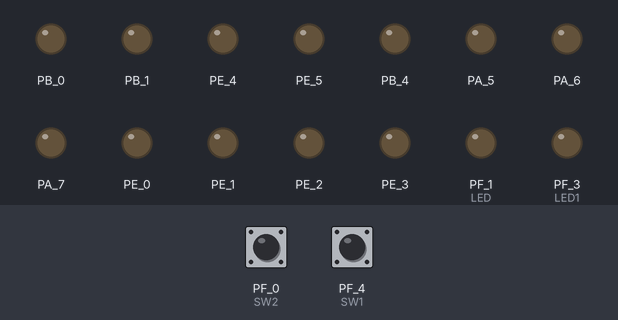
Bench run of a sketch on a simulated TI Tiva C LaunchPad. On the bench: output pins drawn as LEDs (lit = HIGH). Dashed ring = blinking. The test bench sets the inputs (shaded band); at power-on: PF_0 (SW2) HIGH, PF_4 (SW1) HIGH.

Above: at 1.2 s.
1.3 s: PF_0 (SW2) pulled LOW for 0.15 s
At 4.2 s:
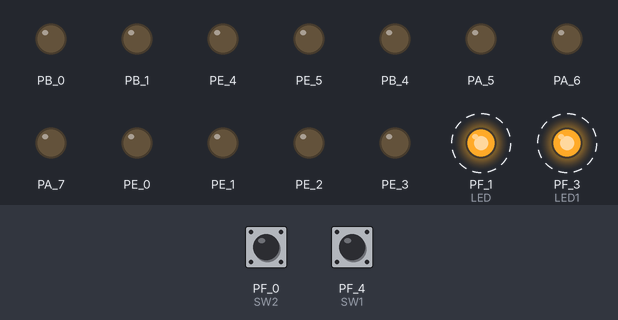
4.4 s: PF_4 (SW1) pulled LOW for 3.2 s
At 8.0 s:
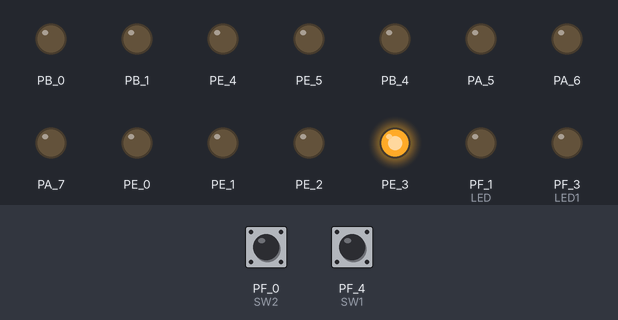
9.1 s: PF_4 (SW1) pulled LOW for 0.15 s
At 9.9 s:
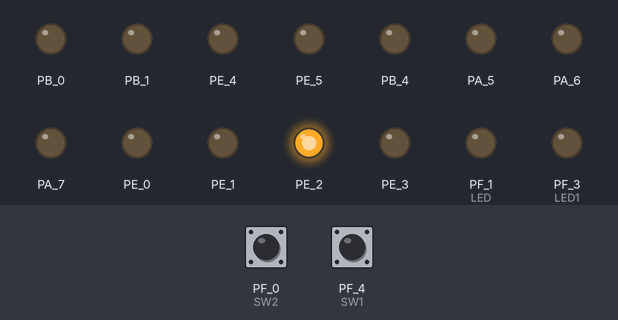
10.7 s: PF_0 (SW2) pulled LOW for 1 s
At 12.3 s:
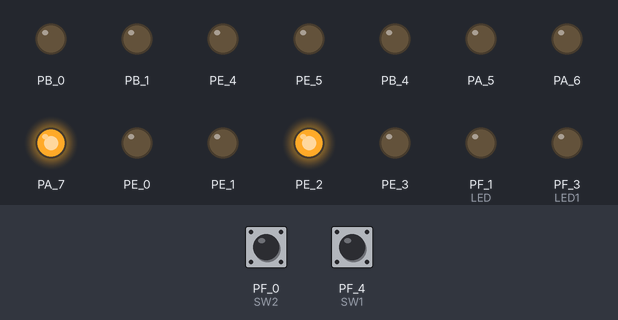
13.2 s: PF_4 (SW1) pulled LOW for 1 s
At 15.4 s:
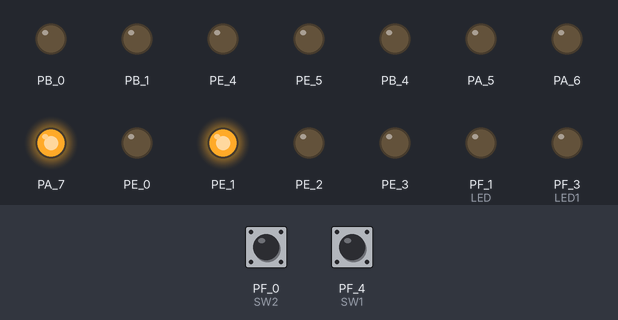
15.7 s: PF_0 (SW2) pulled LOW for 0.15 s
At 17.3 s:
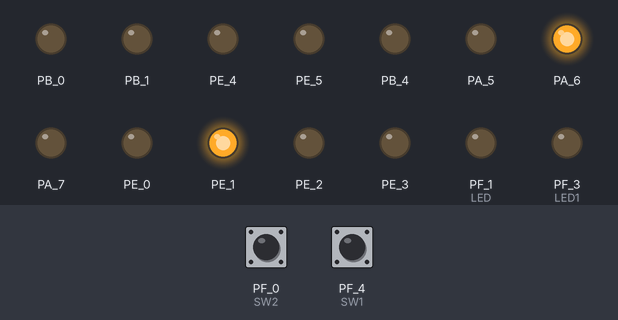
Timing chart, 0 to 18.3 s (numbered marks = the images above; inputs shaded):
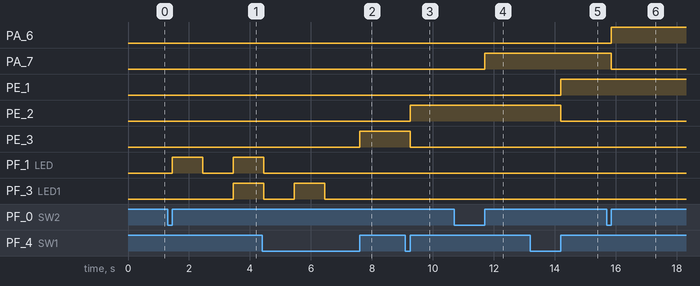

Measured:
- after the input at 1.3 s, PF_1 (LED): LOW → HIGH after 0.15 s, → LOW 1.0 s later, → HIGH 1.0 s later; PF_3 (LED1): LOW → HIGH after 2.2 s
- after the input at 4.4 s, PE_3: LOW → HIGH after 3.2 s
- after the input at 9.1 s, PE_2: LOW → HIGH after 0.15 s; PE_3: HIGH → LOW after 0.15 s
- after the input at 10.7 s, PA_7: LOW → HIGH after 1.0 s
- after the input at 13.2 s, PE_1: LOW → HIGH after 1.0 s; PE_2: HIGH → LOW after 1.0 s
- after the input at 15.7 s, PA_6: LOW → HIGH after 0.15 s; PA_7: HIGH → LOW after 0.15 s

The sketch:

Carrera.ino
```cpp
//Cristopher Sagastume 18640
//Lab4_Carrera
//21/03/2021

// Creación de variables y se definen los Led RGB
#define LED RED_LED
#define LED1 GREEN_LED
const int SW1 = PUSH1;
const int SW2 = PUSH2;
int SW1State = 0;
int SW2State = 0;
char flag = 0;
char flagJ1 = 0;
char flagJ2 = 0;
char flagJuego = 0;
char count = 0;
char count2 = 0;


// Se configuran los pines y los led como salidas y botones como PULLUP
void setup() {
  pinMode(LED, OUTPUT);
  pinMode(LED1, OUTPUT);

  pinMode(SW1, INPUT_PULLUP);
  pinMode(SW2, INPUT_PULLUP);

  pinMode(PE_3, OUTPUT);
  pinMode(PE_2, OUTPUT);
  pinMode(PE_1, OUTPUT);
  pinMode(PD_3, OUTPUT);
  pinMode(PD_2, OUTPUT);
  pinMode(PD_1, OUTPUT);
  pinMode(PD_0, OUTPUT);
  pinMode(PE_0, OUTPUT);

  pinMode(PA_7, OUTPUT);
  pinMode(PA_6, OUTPUT);
  pinMode(PA_5, OUTPUT);
  pinMode(PB_4, OUTPUT);
  pinMode(PE_5, OUTPUT);
  pinMode(PE_4, OUTPUT);
  pinMode(PB_1, OUTPUT);
  pinMode(PB_0, OUTPUT);

}

// Rutina de loop infinito
void loop() {
  //lectura del estado del boton
  SW1State = digitalRead(SW1);
  SW2State = digitalRead(SW2);
  flag = 0;
  count = 0;
  count2 = 0;
  J1();
  J2();
  flagJ1 = 0;
  flagJ2 = 0;
  //antirebote para semaforo
  if (SW1State == LOW or SW2State == LOW) {
    if (SW1State == LOW) {
      flagJ1 = 1;
    }
    else if (SW2State == LOW) {
      flagJ2 = 1;
    }
    while (flag == 0) {
      SW1State = digitalRead(SW1);
      SW2State = digitalRead(SW2);
      if (flagJ1 == 1 and SW1State == HIGH) {
        flag = 1;
      }
      else if (flagJ2 == 1 and SW2State == HIGH) {
        flag = 1;
      }
    }
    semaforo();
    flagJuego = 0;
    //ciclo del juego
    while (flagJuego == 0) {
      flag = 0;
      SW1State = digitalRead(SW1);
      SW2State = digitalRead(SW2);
      //antirebote del jugador 1
      if (SW1State == LOW) {
        while (flag == 0) {
          SW1State = digitalRead(SW1);
          SW2State = digitalRead(SW2);
          if (SW1State == HIGH) {
            flag = 1;
          }
        }
        //aumento de contador y encender leds
        count++;
        J1();
        //revisión si ganó
        if (count == 8) {
          digitalWrite(LED, HIGH);
          delay(2000);
          digitalWrite(LED, LOW);
          flagJuego = 1;
        }
      }
      //antirebote jugador 2
      else if (SW2State == LOW) {
        while (flag == 0) {
          SW1State = digitalRead(SW1);
          SW2State = digitalRead(SW2);
          if (SW2State == HIGH) {
            flag = 1;
          }
        }
        //aumento de contador jugador 2 y encendido de leds
        count2++;
        J2();
        //revisión si ganó jugador 2
        if (count2 == 8) {

          digitalWrite(LED1, HIGH);
          delay(2000);
          digitalWrite(LED1, LOW);
          flagJuego = 1;
        }
      }
    }
  }
}
//formato de semaforo ROJO-AMARILLO-VERDE
void semaforo() {
  digitalWrite(LED, HIGH);
  delay(1000);
  digitalWrite(LED, LOW);
  delay(1000);
  digitalWrite(LED1, HIGH);
  digitalWrite(LED, HIGH);
  delay(1000);
  digitalWrite(LED, LOW);
  digitalWrite(LED1, LOW);
  delay(1000);
  digitalWrite(LED1, HIGH);
  delay(1000);
  digitalWrite(LED1, LOW);
  delay(1000);
}

void J1() {
  //encender leds por decada jugador 1
  switch (count) {
    case 0:
      digitalWrite(PE_3, LOW);
      digitalWrite(PE_2, LOW);
      digitalWrite(PE_1, LOW);
      digitalWrite(PD_3, LOW);
      digitalWrite(PD_2, LOW);
      digitalWrite(PD_1, LOW);
      digitalWrite(PD_0, LOW);
      digitalWrite(PE_0, LOW);
      break;
    case 1:
      digitalWrite(PE_3, HIGH);
      digitalWrite(PE_2, LOW);
      digitalWrite(PE_1, LOW);
      digitalWrite(PD_3, LOW);
      digitalWrite(PD_2, LOW);
      digitalWrite(PD_1, LOW);
      digitalWrite(PD_0, LOW);
      digitalWrite(PE_0, LOW);
      break;
    case 2:
      digitalWrite(PE_3, LOW);
      digitalWrite(PE_2, HIGH);
      digitalWrite(PE_1, LOW);
      digitalWrite(PD_3, LOW);
      digitalWrite(PD_2, LOW);
      digitalWrite(PD_1, LOW);
      digitalWrite(PD_0, LOW);
      digitalWrite(PE_0, LOW);
      break;
    case 3:
      digitalWrite(PE_3, LOW);
      digitalWrite(PE_2, LOW);
      digitalWrite(PE_1, HIGH);
      digitalWrite(PD_3, LOW);
      digitalWrite(PD_2, LOW);
      digitalWrite(PD_1, LOW);
      digitalWrite(PD_0, LOW);
      digitalWrite(PE_0, LOW);
      break;
    case 4:
      digitalWrite(PE_3, LOW);
      digitalWrite(PE_2, LOW);
      digitalWrite(PE_1, LOW);
      digitalWrite(PD_3, HIGH);
      digitalWrite(PD_2, LOW);
      digitalWrite(PD_1, LOW);
      digitalWrite(PD_0, LOW);
      digitalWrite(PE_0, LOW);
      break;
    case 5:
      digitalWrite(PE_3, LOW);
      digitalWrite(PE_2, LOW);
      digitalWrite(PE_1, LOW);
      digitalWrite(PD_3, LOW);
      digitalWrite(PD_2, HIGH);
      digitalWrite(PD_1, LOW);
      digitalWrite(PD_0, LOW);
      digitalWrite(PE_0, LOW);
      break;
    case 6:
      digitalWrite(PE_3, LOW);
      digitalWrite(PE_2, LOW);
      digitalWrite(PE_1, LOW);
      digitalWrite(PD_3, LOW);
      digitalWrite(PD_2, LOW);
      digitalWrite(PD_1, HIGH);
      digitalWrite(PD_0, LOW);
      digitalWrite(PE_0, LOW);
      break;
    case 7:
      digitalWrite(PE_3, LOW);
      digitalWrite(PE_2, LOW);
      digitalWrite(PE_1, LOW);
      digitalWrite(PD_3, LOW);
      digitalWrite(PD_2, LOW);
      digitalWrite(PD_1, LOW);
      digitalWrite(PD_0, HIGH);
      digitalWrite(PE_0, LOW);
      break;
    case 8:
      digitalWrite(PE_3, LOW);
      digitalWrite(PE_2, LOW);
      digitalWrite(PE_1, LOW);
      digitalWrite(PD_3, LOW);
      digitalWrite(PD_2, LOW);
      digitalWrite(PD_1, LOW);
      digitalWrite(PD_0, LOW);
      digitalWrite(PE_0, HIGH);
      break;
  }
}
void J2() {
  //encender leds por decada jugador 2
  switch (count2) {
    case 0:
      digitalWrite(PA_7, LOW);
      digitalWrite(PA_6, LOW);
      digitalWrite(PA_5, LOW);
      digitalWrite(PB_4, LOW);
      digitalWrite(PE_5, LOW);
      digitalWrite(PE_4, LOW);
      digitalWrite(PB_1, LOW);
      digitalWrite(PB_0, LOW);
      break;
    case 1:
      digitalWrite(PA_7, HIGH);
      digitalWrite(PA_6, LOW);
      digitalWrite(PA_5, LOW);
      digitalWrite(PB_4, LOW);
      digitalWrite(PE_5, LOW);
      digitalWrite(PE_4, LOW);
      digitalWrite(PB_1, LOW);
      digitalWrite(PB_0, LOW);
      break;
    case 2:
      digitalWrite(PA_7, LOW);
      digitalWrite(PA_6, HIGH);
      digitalWrite(PA_5, LOW);
      digitalWrite(PB_4, LOW);
      digitalWrite(PE_5, LOW);
      digitalWrite(PE_4, LOW);
      digitalWrite(PB_1, LOW);
      digitalWrite(PB_0, LOW);
      break;
    case 3:
      digitalWrite(PA_7, LOW);
      digitalWrite(PA_6, LOW);
      digitalWrite(PA_5, HIGH);
      digitalWrite(PB_4, LOW);
      digitalWrite(PE_5, LOW);
      digitalWrite(PE_4, LOW);
      digitalWrite(PB_1, LOW);
      digitalWrite(PB_0, LOW);
      break;
    case 4:
      digitalWrite(PA_7, LOW);
      digitalWrite(PA_6, LOW);
      digitalWrite(PA_5, LOW);
      digitalWrite(PB_4, HIGH);
      digitalWrite(PE_5, LOW);
      digitalWrite(PE_4, LOW);
      digitalWrite(PB_1, LOW);
      digitalWrite(PB_0, LOW);
      break;
    case 5:
      digitalWrite(PA_7, LOW);
      digitalWrite(PA_6, LOW);
      digitalWrite(PA_5, LOW);
      digitalWrite(PB_4, LOW);
      digitalWrite(PE_5, HIGH);
      digitalWrite(PE_4, LOW);
      digitalWrite(PB_1, LOW);
      digitalWrite(PB_0, LOW);
      break;
    case 6:
      digitalWrite(PA_7, LOW);
      digitalWrite(PA_6, LOW);
      digitalWrite(PA_5, LOW);
      digitalWrite(PB_4, LOW);
      digitalWrite(PE_5, LOW);
      digitalWrite(PE_4, HIGH);
      digitalWrite(PB_1, LOW);
      digitalWrite(PB_0, LOW);
      break;
    case 7:
      digitalWrite(PA_7, LOW);
      digitalWrite(PA_6, LOW);
      digitalWrite(PA_5, LOW);
      digitalWrite(PB_4, LOW);
      digitalWrite(PE_5, LOW);
      digitalWrite(PE_4, LOW);
      digitalWrite(PB_1, HIGH);
      digitalWrite(PB_0, LOW);
      break;
    case 8:
      digitalWrite(PA_7, LOW);
      digitalWrite(PA_6, LOW);
      digitalWrite(PA_5, LOW);
      digitalWrite(PB_4, LOW);
      digitalWrite(PE_5, LOW);
      digitalWrite(PE_4, LOW);
      digitalWrite(PB_1, LOW);
      digitalWrite(PB_0, HIGH);
      break;
  }
}
```
